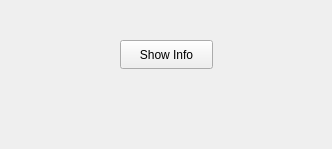
<?xml version="1.0" encoding="UTF-8"?>
<ui version="4.0">
 <class>Widget</class>
 <widget class="QWidget" name="Widget">
  <property name="geometry">
   <rect>
    <x>0</x>
    <y>0</y>
    <width>332</width>
    <height>149</height>
   </rect>
  </property>
  <property name="windowTitle">
   <string>Widget</string>
  </property>
  <widget class="QPushButton" name="pushButton">
   <property name="geometry">
    <rect>
     <x>120</x>
     <y>40</y>
     <width>93</width>
     <height>29</height>
    </rect>
   </property>
   <property name="text">
    <string>Show Info</string>
   </property>
  </widget>
 </widget>
 <resources/>
 <connections/>
</ui>
